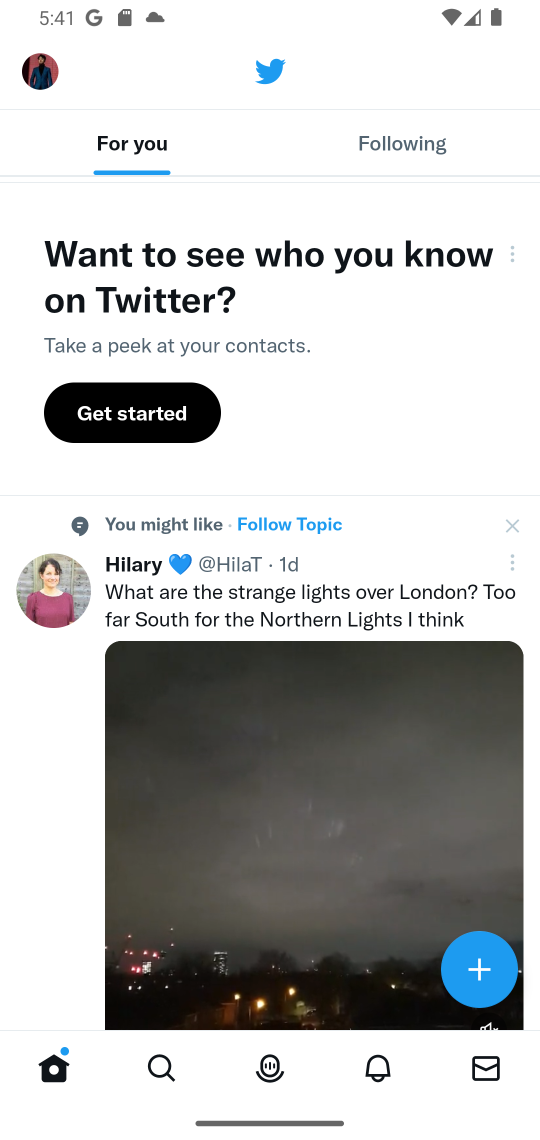
#> input picture data/emulator-5554.png, 1080 x 2280 px (shown at 1/2 size)
$ python -i Detector.py   (imports and definitions only)
#> lines starting #> are read from the running program, lines starting #| are printed output that depends on the picture
### detection/config/CONFIG_UIED.py
class Config:

    def __init__(self):
        # Adjustable
        # self.THRESHOLD_PRE_GRADIENT = 4             # dribbble:4 rico:4 web:1
        # self.THRESHOLD_OBJ_MIN_AREA = 55            # bottom line 55 of small circle
        # self.THRESHOLD_BLOCK_GRADIENT = 5

        # *** Frozen ***
        self.THRESHOLD_REC_MIN_EVENNESS = 0.7
        self.THRESHOLD_REC_MAX_DENT_RATIO = 0.25
        self.THRESHOLD_LINE_THICKNESS = 8
        self.THRESHOLD_LINE_MIN_LENGTH = 0.95
        self.THRESHOLD_COMPO_MAX_SCALE = (0.25, 0.98)  # (120/800, 422.5/450) maximum height and width ratio for a atomic compo (button)
        self.THRESHOLD_TEXT_MAX_WORD_GAP = 10
        self.THRESHOLD_TEXT_MAX_HEIGHT = 0.04  # 40/800 maximum height of text
        self.THRESHOLD_TOP_BOTTOM_BAR = (0.045, 0.94)  # (36/800, 752/800) height ratio of top and bottom bar
        self.THRESHOLD_BLOCK_MIN_HEIGHT = 0.03  # 24/800

        # [13 lines of commented-out code are left out]

        self.CLASS_MAP = {'0':'Button', '1':'CheckBox', '2':'Chronometer', '3':'EditText', '4':'ImageButton', '5':'ImageView',
               '6':'ProgressBar', '7':'RadioButton', '8':'RatingBar', '9':'SeekBar', '10':'Spinner', '11':'Switch',
               '12':'ToggleButton', '13':'VideoView', '14':'TextView'}
        self.COLOR = {'Button': (0, 255, 0), 'CheckBox': (0, 0, 255), 'Chronometer': (255, 166, 166),
                      'EditText': (255, 166, 0),
                      'ImageButton': (77, 77, 255), 'ImageView': (255, 0, 166), 'ProgressBar': (166, 0, 255),
                      'RadioButton': (166, 166, 166),
                      'RatingBar': (0, 166, 255), 'SeekBar': (0, 166, 10), 'Spinner': (50, 21, 255),
                      'Switch': (80, 166, 66), 'ToggleButton': (0, 66, 80), 'VideoView': (88, 66, 0),
                      'TextView': (169, 255, 0),

                      'Text':(169, 255, 0), 'Non-Text':(255, 0, 166),

                      'Noise':(6,6,255), 'Non-Noise': (6,255,6),

                      'Image':(255,6,6), 'Non-Image':(6,6,255)}

### detection/Detector.py
import cv2
import os
from os.path import join as pjoin
import json

import detection.detect_text.text_detection as text
import detection.detect_compo.ip_region_proposal as ip
import detection.detect_merge.merge as merge
import detection.config.draw as draw


class Detector:
    def __init__(self, img_file, img_resize_longest_side=800, output_dir='data/output'):
#> called with img_file = '../data/emulator-5554.png', img_resize_longest_side = 800, output_dir = 'data/output'
        self.img_file = img_file
        self.img_org = cv2.imread(img_file)
#> self.img_org is the input picture: shape (2280, 1080, 3); mean B, G, R 194.1, 194.5, 193.9
        self.img_reshape = self.resize_by_longest_side(img_resize_longest_side=img_resize_longest_side)
#> self.img_reshape = (800, 378, 3)
        self.img_resized = cv2.resize(self.img_org, (self.img_reshape[1], self.img_reshape[0]))
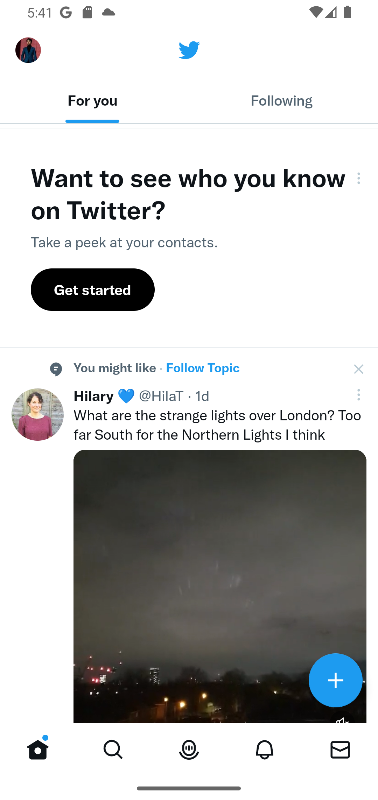
#> self.img_resized: shape (800, 378, 3); mean B, G, R 194.1, 194.5, 193.9
        self.file_name = img_file.replace('\\', '/').split('/')[-1][:-4]

        self.output_dir = output_dir
        self.ocr_dir = pjoin(self.output_dir, 'ocr')
        self.non_text_dir = pjoin(self.output_dir, 'ip')
        self.merge_dir = pjoin(self.output_dir, 'uied')
        self.detection_result_file = pjoin(self.merge_dir, self.file_name + '.json')

        self.detection_result_img = {'text': None, 'non-text': None, 'merge': None}  # visualized detection result
        self.compos_json = None  # {'img_shape':(), 'compos':[]}, detection result

        self.key_params = {'min-grad': 10, 'ffl-block': 5, 'min-ele-area': 50, 'merge-contained-ele': True,
                           'max-word-inline-gap': 10, 'max-line-ingraph-gap': 4, 'remove-ui-bar': True}

    def resize_by_longest_side(self, img_resize_longest_side=800):
        height, width = self.img_org.shape[:2]
        if height > width:
            width_re = int(img_resize_longest_side * (width / height))
            return img_resize_longest_side, width_re, self.img_org.shape[2]
        else:
            height_re = int(img_resize_longest_side * (height / width))
            return height_re, img_resize_longest_side, self.img_org.shape[2]

    '''
    *****************************
    *** GUI Element Detection ***
    *****************************
    '''
    def detect_element(self, is_ocr=True, is_non_text=True, is_merge=True, show=False):
        if is_ocr:
            self.detection_result_img['text'] = text.text_detection(self.img_file, self.ocr_dir, show=show)
        elif os.path.isfile(pjoin(self.ocr_dir, self.file_name + '.jpg')):
            self.detection_result_img['text'] = cv2.imread(pjoin(self.ocr_dir, self.file_name + '.jpg'))

        if is_non_text:
            self.detection_result_img['non-text'] = ip.compo_detection(self.img_file, self.non_text_dir, self.key_params, resize_by_height=self.img_reshape[0], show=show)
        elif os.path.isfile(pjoin(self.non_text_dir, self.file_name + '.jpg')):
            self.detection_result_img['non-text'] = cv2.imread(pjoin(self.non_text_dir, self.file_name + '.jpg'))

        if is_merge:
            os.makedirs(self.merge_dir, exist_ok=True)
            compo_path = pjoin(self.non_text_dir, self.file_name + '.json')
            ocr_path = pjoin(self.ocr_dir, self.file_name + '.json')
            self.detection_result_img['merge'], self.compos_json = merge.merge(self.img_file, compo_path, ocr_path, self.merge_dir, is_remove_bar=True, is_paragraph=True, show=show)

    def load_detection_result(self):
        '''
        Load json detection result from json file
        '''
        self.compos_json = json.load(open(self.detection_result_file))
        self.img_reshape = self.compos_json['img_shape']
        self.img_resized = cv2.resize(self.img_org, (self.img_reshape[1], self.img_reshape[0]))
        self.draw_element_detection()

    '''
    *********************
    *** Visualization ***
    *********************
    '''
    def draw_element_detection(self, line=2):
        board_text = self.img_resized.copy()
        board_nontext = self.img_resized.copy()
        board_all = self.img_resized.copy()
        colors = {'Text': (0, 0, 255), 'Compo': (0, 255, 0), 'Block': (0, 166, 166)}
        for compo in self.compos_json['compos']:
            position = compo['position']
            if compo['class'] == 'Text':
                draw.draw_label(board_text, [position['column_min'], position['row_min'], position['column_max'], position['row_max']], colors[compo['class']], line=line)
            else:
                draw.draw_label(board_nontext, [position['column_min'], position['row_min'], position['column_max'], position['row_max']], colors[compo['class']], line=line)
            draw.draw_label(board_all, [position['column_min'], position['row_min'], position['column_max'], position['row_max']], colors[compo['class']], line=line)
        self.detection_result_img['text'] = board_text
        self.detection_result_img['non-text'] = board_nontext
        self.detection_result_img['merge'] = board_all

    def visualize_element_detection(self):
#> (the run stopped early here; a loop or call above may not have finished)
